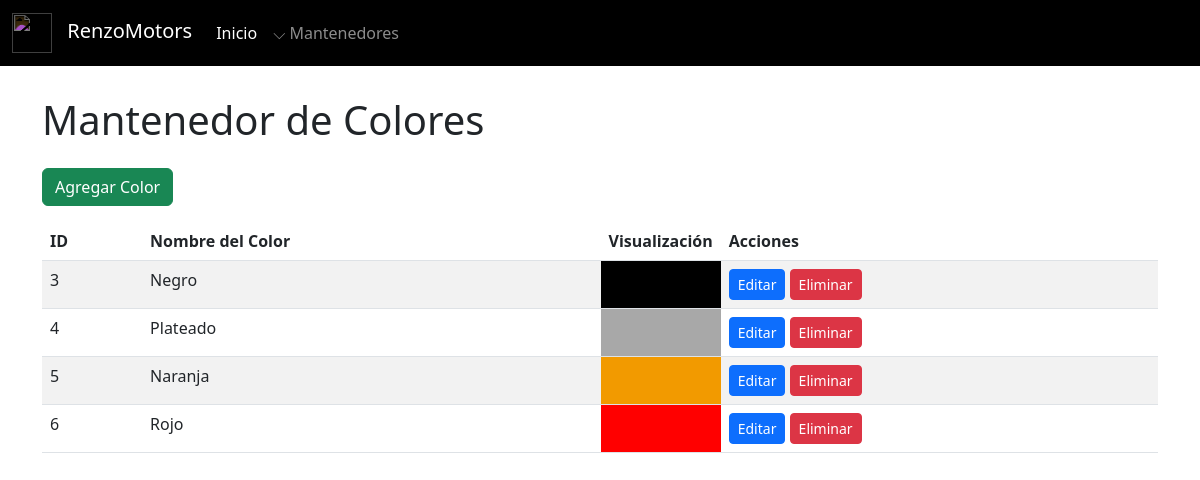
The app's page /colores/mantenedor_colores.php with its own data.
### tables this page shows
CREATE TABLE `color` (
  `id_color` int(11) NOT NULL,
  `codigo_color` varchar(100) NOT NULL,
  `nombre_color` varchar(100) NOT NULL
);

### colores/mantenedor_colores.php (the view, shortened to what this page needs)
<?php
include '../conexion.php';
include '../navbar.php';
?>
<!DOCTYPE html>
<html lang="es">
<head>
    <link href="https://cdn.jsdelivr.net/npm/bootstrap@5.3.0/dist/css/bootstrap.min.css" rel="stylesheet">
</head>
<body class="pt-5">
    <div class="container mt-5">
        <h1 class="mb-4">Mantenedor de Colores</h1>
        <a href="crear_color.php" class="btn btn-success mb-3">Agregar Color</a>
        <table class="table table-striped">
            <thead>
                <tr>
                    <th>ID</th>
                    <th>Nombre del Color</th>
                    <th>Visualización</th>
                    <th>Acciones</th>
                </tr>
            </thead>
            <tbody>
                <?php
                $colores = mysqli_query($conexion, "SELECT * FROM color ");
                while ($color = mysqli_fetch_assoc($colores)) {
                    echo "<tr>
                        <td>{$color['id_color']}</td>
                        <td>{$color['nombre_color']}</td>
                        <td style='background-color: {$color['codigo_color']}; width: 50px; height: 20px;'></td>
                        <td>
                            <a href='editar_color.php?id_color={$color['id_color']}' class='btn btn-primary btn-sm'>Editar</a>
                            <a href='eliminar_color.php?id_color={$color['id_color']}' class='btn btn-danger btn-sm' onclick=\"return confirm('¿Estás seguro de eliminar este color?')\">Eliminar</a>
                        </td>
                    </tr>";
                }
                ?>
            </tbody>
        </table>
    </div>
</body>
</html>

### records on screen
color: id_color "3", nombre_color "Negro"
color: id_color "4", nombre_color "Plateado"
color: id_color "5", nombre_color "Naranja"
color: id_color "6", nombre_color "Rojo"
